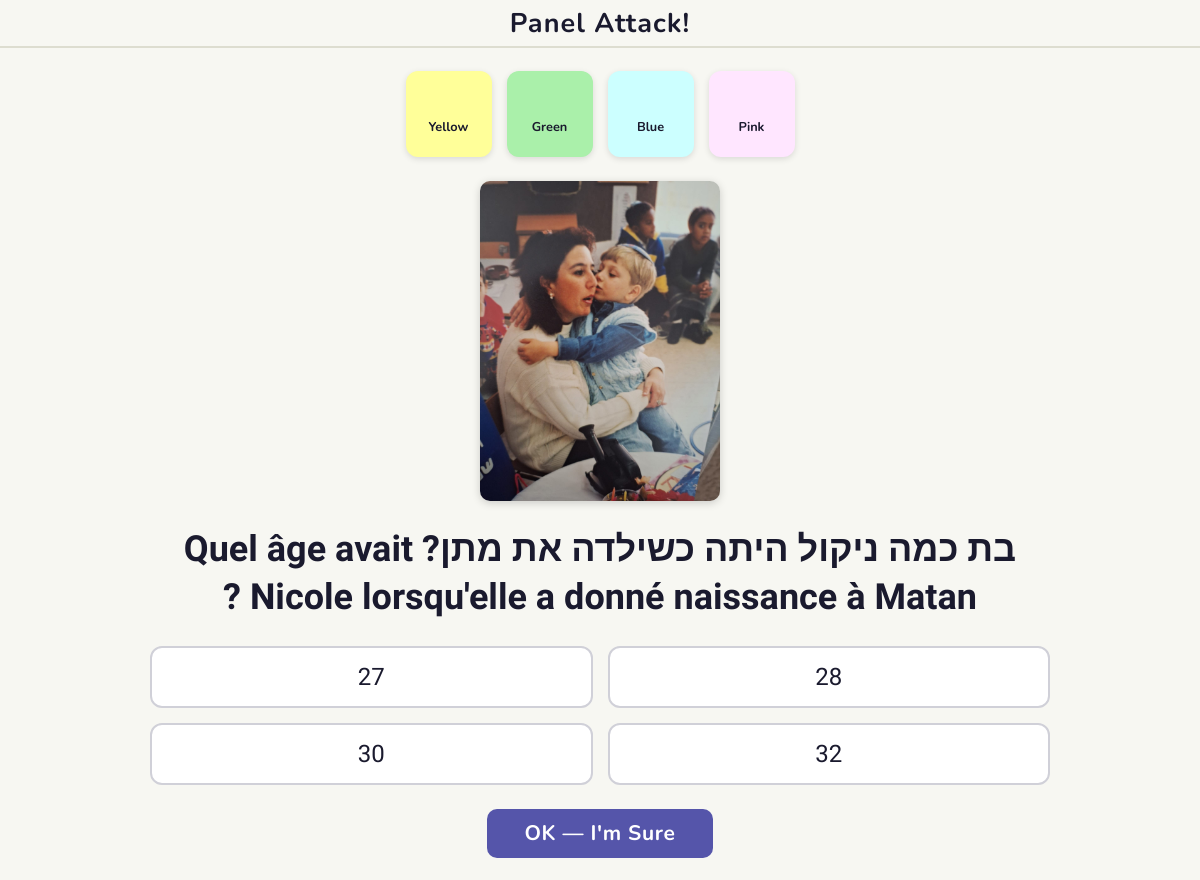
Page /panel_attack/11/ on the committed database.
### panel_attack/models.py (models this page shows, shortened)
class Panel(models.Model):
    id=models.AutoField(primary_key=True)
    row=models.IntegerField()
    col = models.IntegerField()
    color = models.CharField(max_length=100)
    question=models.CharField(max_length=1000)
    correct_answer=models.CharField(max_length=1000)
    wrong_answer_1=models.CharField(max_length=1000)
    wrong_answer_2=models.CharField(max_length=1000)
    wrong_answer_3=models.CharField(max_length=1000)
    image = models.CharField(
        max_length=200,
        blank=True,
        null=True,
        help_text="Optional filename in static/images/questions/ (e.g. 'eiffel.jpg')"
    )

### panel_attack/views.py (the view)
# urls.py: path('panel_attack/<int:panel_id>/', views.panel_detail, name='panel_detail'),
def panel_detail(request, panel_id):
    try:
        panel = Panel.objects.get(id=panel_id)
        form = panelForm()
    except Panel.DoesNotExist:
        raise Http404('panel not found')
    question_phrase = panel.question
    questions_mixed=[panel.correct_answer,panel.wrong_answer_1,panel.wrong_answer_2,panel.wrong_answer_3]
    random.shuffle(questions_mixed)
    return render(request, 'panel_detail.html', {
        'panel': panel,
        'question_phrase':str(question_phrase) ,
        'questions_mixed':questions_mixed,
        'form':form
    })

### panel_attack/templates/panel_detail.html (shortened to what this page needs)
{% extends "base.html" %}
{% load static %}
{% block content %}
<form class="question-page" action="{% url 'index' %}" method="post">
    <div class="team-selector">
        <label class="team-tile">
            <span class="team-tile-inner" style="background-color: #ffff99;">
                <span class="team-label">Yellow</span>
            </span>
        </label>
        <label class="team-tile">
            <span class="team-tile-inner" style="background-color: #aaf0aa;">
                <span class="team-label">Green</span>
            </span>
        </label>
        <label class="team-tile">
            <span class="team-tile-inner" style="background-color: #ccffff;">
                <span class="team-label">Blue</span>
            </span>
        </label>
        <label class="team-tile">
            <span class="team-tile-inner" style="background-color: #ffe6ff;">
                <span class="team-label">Pink</span>
            </span>
        </label>
    </div>
    {% if panel.image %}
    <img class="question-image" src="{% static 'images/questions/' %}{{ panel.image }}" alt="Question image">
    {% endif %}
    <div class="question-box">
        <p class="question-text">{{ question_phrase }}</p>
    </div>
    <div class="answers-grid">
        {% for answer in questions_mixed %}
        <label class="answer-option">
            <span class="answer-text">{{ answer }}</span>
        </label>
        {% endfor %}
    </div>
    <button type="submit" class="submit-btn">OK — I'm Sure</button>
</form>
{% endblock %}

### static/style.css (style rules this page uses)
html { font-size: 15px; }
body { margin: 0; padding: 0; background-color: #f7f7f2; color: #1a1a2e; font-family: 'Nunito', sans-serif; }
.question-page { display: flex; flex-direction: column; align-items: center; gap: 1.6rem; max-width: 900px; margin: 0 auto; padding: 0 1rem; }
.team-selector { display: flex; gap: 1rem; }
.team-tile-inner { display: flex; flex-direction: column; align-items: center; justify-content: center; width: 80px; height: 80px; border-radius: 12px; border: 3px solid transparent; cursor: pointer; transition: border-color 0.15s, transform 0.12s, box-shadow 0.15s; box-shadow: 0 2px 6px rgba(0,0,0,0.12); gap: 0.2rem; }
.team-label { font-family: 'Nunito', sans-serif; font-size: 0.85rem; font-weight: 700; color: #1a1a2e; }
.question-image { max-width: 100%; max-height: 320px; border-radius: 10px; object-fit: contain; box-shadow: 0 2px 8px rgba(0, 0, 0, 0.18); }
.question-box { width: 100%; text-align: center; }
.question-text { font-family: 'Heebo', 'Nunito', sans-serif; font-size: 2.4rem; font-weight: 700; direction: rtl; margin: 0; line-height: 1.35; color: #1a1a2e; }
.answers-grid { display: grid; grid-template-columns: 1fr 1fr; gap: 1rem; width: 100%; }
.answer-option { display: flex; align-items: center; justify-content: center; padding: 1rem 1.2rem; background-color: #ffffff; border: 2px solid #d0d0d8; border-radius: 12px; cursor: pointer; transition: background-color 0.15s, border-color 0.15s, transform 0.12s; text-align: center; }
.answer-text { font-family: 'Heebo', 'Nunito', sans-serif; font-size: 1.6rem; font-weight: 500; direction: rtl; color: #1a1a2e; }
.submit-btn { font-family: 'Nunito', sans-serif; font-size: 1.4rem; font-weight: 700; padding: 0.7rem 2.5rem; background-color: #5555aa; color: #ffffff; border: none; border-radius: 10px; cursor: pointer; letter-spacing: 0.03em; transition: background-color 0.15s, transform 0.12s; }

### rows in the picture
Panel: image (picture), question "בת כמה ניקול היתה כשילדה את מתן? Quel âge avait Nicole lorsqu'elle a donné naissance à Matan ?", questions_mixed "27" "28" "30" "32"
